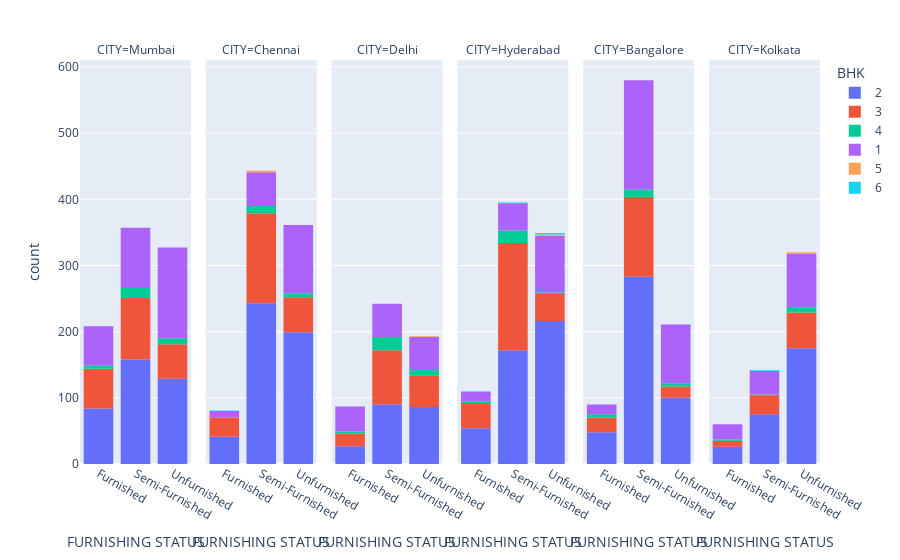

Notebook code for this chart:
### Code cell


### Figure 1 — Plotly figure (JSON) as saved in the notebook; plotly's stock layout.template omitted (floating-point values rounded to 4 significant figures; data arrays with more than 128 entries replaced by an {"elided": "..."} marker saying what was removed)
{"data": [{"alignmentgroup": "True", "bingroup": "x", "hovertemplate": "BHK=2<br>CITY=Mumbai<br>FURNISHING STATUS=%{x}<br>count=%{y}<extra></extra>", "legendgroup": "2", "marker": {"color": "#636efa", "pattern": {"shape": ""}}, "name": "2", "offsetgroup": "2", "orientation": "v", "showlegend": true, "type": "histogram", "x": {"elided": "371 str values"}, "xaxis": "x", "yaxis": "y"}, {"alignmentgroup": "True", "bingroup": "x", "hovertemplate": "BHK=2<br>CITY=Chennai<br>FURNISHING STATUS=%{x}<br>count=%{y}<extra></extra>", "legendgroup": "2", "marker": {"color": "#636efa", "pattern": {"shape": ""}}, "name": "2", "offsetgroup": "2", "orientation": "v", "showlegend": false, "type": "histogram", "x": {"elided": "483 str values"}, "xaxis": "x2", "yaxis": "y2"}, {"alignmentgroup": "True", "bingroup": "x", "hovertemplate": "BHK=2<br>CITY=Delhi<br>FURNISHING STATUS=%{x}<br>count=%{y}<extra></extra>", "legendgroup": "2", "marker": {"color": "#636efa", "pattern": {"shape": ""}}, "name": "2", "offsetgroup": "2", "orientation": "v", "showlegend": false, "type": "histogram", "x": {"elided": "203 str values"}, "xaxis": "x3", "yaxis": "y3"}, {"alignmentgroup": "True", "bingroup": "x", "hovertemplate": "BHK=2<br>CITY=Hyderabad<br>FURNISHING STATUS=%{x}<br>count=%{y}<extra></extra>", "legendgroup": "2", "marker": {"color": "#636efa", "pattern": {"shape": ""}}, "name": "2", "offsetgroup": "2", "orientation": "v", "showlegend": false, "type": "histogram", "x": {"elided": "442 str values"}, "xaxis": "x4", "yaxis": "y4"}, {"alignmentgroup": "True", "bingroup": "x", "hovertemplate": "BHK=2<br>CITY=Bangalore<br>FURNISHING STATUS=%{x}<br>count=%{y}<extra></extra>", "legendgroup": "2", "marker": {"color": "#636efa", "pattern": {"shape": ""}}, "name": "2", "offsetgroup": "2", "orientation": "v", "showlegend": false, "type": "histogram", "x": {"elided": "431 str values"}, "xaxis": "x5", "yaxis": "y5"}, {"alignmentgroup": "True", "bingroup": "x", "hovertemplate": "BHK=2<br>CITY=Kolkata<br>FURNISHING STATUS=%{x}<br>count=%{y}<extra></extra>", "legendgroup": "2", "marker": {"color": "#636efa", "pattern": {"shape": ""}}, "name": "2", "offsetgroup": "2", "orientation": "v", "showlegend": false, "type": "histogram", "x": {"elided": "276 str values"}, "xaxis": "x6", "yaxis": "y6"}, {"alignmentgroup": "True", "bingroup": "x", "hovertemplate": "BHK=3<br>CITY=Mumbai<br>FURNISHING STATUS=%{x}<br>count=%{y}<extra></extra>", "legendgroup": "3", "marker": {"color": "#EF553B", "pattern": {"shape": ""}}, "name": "3", "offsetgroup": "3", "orientation": "v", "showlegend": true, "type": "histogram", "x": {"elided": "205 str values"}, "xaxis": "x", "yaxis": "y"}, {"alignmentgroup": "True", "bingroup": "x", "hovertemplate": "BHK=3<br>CITY=Chennai<br>FURNISHING STATUS=%{x}<br>count=%{y}<extra></extra>", "legendgroup": "3", "marker": {"color": "#EF553B", "pattern": {"shape": ""}}, "name": "3", "offsetgroup": "3", "orientation": "v", "showlegend": false, "type": "histogram", "x": {"elided": "218 str values"}, "xaxis": "x2", "yaxis": "y2"}, {"alignmentgroup": "True", "bingroup": "x", "hovertemplate": "BHK=3<br>CITY=Delhi<br>FURNISHING STATUS=%{x}<br>count=%{y}<extra></extra>", "legendgroup": "3", "marker": {"color": "#EF553B", "pattern": {"shape": ""}}, "name": "3", "offsetgroup": "3", "orientation": "v", "showlegend": false, "type": "histogram", "x": {"elided": "149 str values"}, "xaxis": "x3", "yaxis": "y3"}, {"alignmentgroup": "True", "bingroup": "x", "hovertemplate": "BHK=3<br>CITY=Hyderabad<br>FURNISHING STATUS=%{x}<br>count=%{y}<extra></extra>", "legendgroup": "3", "marker": {"color": "#EF553B", "pattern": {"shape": ""}}, "name": "3", "offsetgroup": "3", "orientation": "v", "showlegend": false, "type": "histogram", "x": {"elided": "241 str values"}, "xaxis": "x4", "yaxis": "y4"}, {"alignmentgroup": "True", "bingroup": "x", "hovertemplate": "BHK=3<br>CITY=Bangalore<br>FURNISHING STATUS=%{x}<br>count=%{y}<extra></extra>", "legendgroup": "3", "marker": {"color": "#EF553B", "pattern": {"shape": ""}}, "name": "3", "offsetgroup": "3", "orientation": "v", "showlegend": false, "type": "histogram", "x": {"elided": "160 str values"}, "xaxis": "x5", "yaxis": "y5"}, {"alignmentgroup": "True", "bingroup": "x", "hovertemplate": "BHK=3<br>CITY=Kolkata<br>FURNISHING STATUS=%{x}<br>count=%{y}<extra></extra>", "legendgroup": "3", "marker": {"color": "#EF553B", "pattern": {"shape": ""}}, "name": "3", "offsetgroup": "3", "orientation": "v", "showlegend": false, "type": "histogram", "x": ["Unfurnished", "Semi-Furnished", "Unfurnished", "Furnished", "Furnished", "Unfurnished", "Unfurnished", "Semi-Furnished", "Unfurnished", "Semi-Furnished", "Semi-Furnished", "Unfurnished", "Unfurnished", "Unfurnished", "Furnished", "Unfurnished", "Unfurnished", "Unfurnished", "Unfurnished", "Semi-Furnished", "Semi-Furnished", "Unfurnished", "Unfurnished", "Semi-Furnished", "Furnished", "Semi-Furnished", "Unfurnished", "Semi-Furnished", "Unfurnished", "Unfurnished", "Unfurnished", "Semi-Furnished", "Unfurnished", "Unfurnished", "Unfurnished", "Unfurnished", "Semi-Furnished", "Unfurnished", "Semi-Furnished", "Semi-Furnished", "Semi-Furnished", "Unfurnished", "Unfurnished", "Unfurnished", "Unfurnished", "Semi-Furnished", "Unfurnished", "Unfurnished", "Unfurnished", "Unfurnished", "Semi-Furnished", "Semi-Furnished", "Unfurnished", "Unfurnished", "Semi-Furnished", "Unfurnished", "Unfurnished", "Semi-Furnished", "Unfurnished", "Semi-Furnished", "Furnished", "Unfurnished", "Unfurnished", "Semi-Furnished", "Unfurnished", "Semi-Furnished", "Unfurnished", "Semi-Furnished", "Furnished", "Unfurnished", "Unfurnished", "Unfurnished", "Semi-Furnished", "Unfurnished", "Unfurnished", "Furnished", "Unfurnished", "Semi-Furnished", "Semi-Furnished", "Unfurnished", "Unfurnished", "Semi-Furnished", "Unfurnished", "Unfurnished", "Semi-Furnished", "Unfurnished", "Unfurnished", "Furnished", "Semi-Furnished", "Unfurnished", "Unfurnished", "Furnished"], "xaxis": "x6", "yaxis": "y6"}, {"alignmentgroup": "True", "bingroup": "x", "hovertemplate": "BHK=4<br>CITY=Mumbai<br>FURNISHING STATUS=%{x}<br>count=%{y}<extra></extra>", "legendgroup": "4", "marker": {"color": "#00cc96", "pattern": {"shape": ""}}, "name": "4", "offsetgroup": "4", "orientation": "v", "showlegend": true, "type": "histogram", "x": ["Furnished", "Furnished", "Semi-Furnished", "Semi-Furnished", "Unfurnished", "Semi-Furnished", "Semi-Furnished", "Semi-Furnished", "Semi-Furnished", "Furnished", "Semi-Furnished", "Semi-Furnished", "Semi-Furnished", "Semi-Furnished", "Unfurnished", "Semi-Furnished", "Semi-Furnished", "Unfurnished", "Semi-Furnished", "Furnished", "Unfurnished", "Semi-Furnished", "Semi-Furnished", "Unfurnished", "Unfurnished", "Unfurnished", "Furnished", "Unfurnished", "Unfurnished"], "xaxis": "x", "yaxis": "y"}, {"alignmentgroup": "True", "bingroup": "x", "hovertemplate": "BHK=4<br>CITY=Chennai<br>FURNISHING STATUS=%{x}<br>count=%{y}<extra></extra>", "legendgroup": "4", "marker": {"color": "#00cc96", "pattern": {"shape": ""}}, "name": "4", "offsetgroup": "4", "orientation": "v", "showlegend": false, "type": "histogram", "x": ["Semi-Furnished", "Semi-Furnished", "Semi-Furnished", "Semi-Furnished", "Furnished", "Unfurnished", "Unfurnished", "Unfurnished", "Semi-Furnished", "Semi-Furnished", "Semi-Furnished", "Semi-Furnished", "Unfurnished", "Unfurnished", "Unfurnished", "Semi-Furnished", "Semi-Furnished", "Semi-Furnished"], "xaxis": "x2", "yaxis": "y2"}, {"alignmentgroup": "True", "bingroup": "x", "hovertemplate": "BHK=4<br>CITY=Delhi<br>FURNISHING STATUS=%{x}<br>count=%{y}<extra></extra>", "legendgroup": "4", "marker": {"color": "#00cc96", "pattern": {"shape": ""}}, "name": "4", "offsetgroup": "4", "orientation": "v", "showlegend": false, "type": "histogram", "x": ["Semi-Furnished", "Unfurnished", "Semi-Furnished", "Semi-Furnished", "Semi-Furnished", "Semi-Furnished", "Semi-Furnished", "Semi-Furnished", "Semi-Furnished", "Semi-Furnished", "Unfurnished", "Unfurnished", "Unfurnished", "Semi-Furnished", "Unfurnished", "Unfurnished", "Furnished", "Semi-Furnished", "Semi-Furnished", "Semi-Furnished", "Unfurnished", "Semi-Furnished", "Semi-Furnished", "Semi-Furnished", "Semi-Furnished", "Semi-Furnished", "Semi-Furnished", "Semi-Furnished", "Unfurnished", "Furnished", "Furnished"], "xaxis": "x3", "yaxis": "y3"}, {"alignmentgroup": "True", "bingroup": "x", "hovertemplate": "BHK=4<br>CITY=Hyderabad<br>FURNISHING STATUS=%{x}<br>count=%{y}<extra></extra>", "legendgroup": "4", "marker": {"color": "#00cc96", "pattern": {"shape": ""}}, "name": "4", "offsetgroup": "4", "orientation": "v", "showlegend": false, "type": "histogram", "x": ["Semi-Furnished", "Semi-Furnished", "Semi-Furnished", "Semi-Furnished", "Furnished", "Semi-Furnished", "Semi-Furnished", "Semi-Furnished", "Semi-Furnished", "Semi-Furnished", "Furnished", "Semi-Furnished", "Semi-Furnished", "Furnished", "Semi-Furnished", "Semi-Furnished", "Semi-Furnished", "Semi-Furnished", "Semi-Furnished", "Semi-Furnished", "Semi-Furnished", "Unfurnished", "Semi-Furnished", "Unfurnished"], "xaxis": "x4", "yaxis": "y4"}, {"alignmentgroup": "True", "bingroup": "x", "hovertemplate": "BHK=4<br>CITY=Bangalore<br>FURNISHING STATUS=%{x}<br>count=%{y}<extra></extra>", "legendgroup": "4", "marker": {"color": "#00cc96", "pattern": {"shape": ""}}, "name": "4", "offsetgroup": "4", "orientation": "v", "showlegend": false, "type": "histogram", "x": ["Furnished", "Furnished", "Unfurnished", "Semi-Furnished", "Semi-Furnished", "Semi-Furnished", "Semi-Furnished", "Semi-Furnished", "Furnished", "Semi-Furnished", "Unfurnished", "Furnished", "Semi-Furnished", "Unfurnished", "Semi-Furnished", "Semi-Furnished", "Furnished", "Unfurnished", "Unfurnished", "Semi-Furnished", "Semi-Furnished"], "xaxis": "x5", "yaxis": "y5"}, {"alignmentgroup": "True", "bingroup": "x", "hovertemplate": "BHK=4<br>CITY=Kolkata<br>FURNISHING STATUS=%{x}<br>count=%{y}<extra></extra>", "legendgroup": "4", "marker": {"color": "#00cc96", "pattern": {"shape": ""}}, "name": "4", "offsetgroup": "4", "orientation": "v", "showlegend": false, "type": "histogram", "x": ["Unfurnished", "Unfurnished", "Semi-Furnished", "Unfurnished", "Unfurnished", "Unfurnished", "Furnished", "Unfurnished", "Unfurnished", "Unfurnished", "Furnished"], "xaxis": "x6", "yaxis": "y6"}, {"alignmentgroup": "True", "bingroup": "x", "hovertemplate": "BHK=1<br>CITY=Mumbai<br>FURNISHING STATUS=%{x}<br>count=%{y}<extra></extra>", "legendgroup": "1", "marker": {"color": "#ab63fa", "pattern": {"shape": ""}}, "name": "1", "offsetgroup": "1", "orientation": "v", "showlegend": true, "type": "histogram", "x": {"elided": "287 str values"}, "xaxis": "x", "yaxis": "y"}, {"alignmentgroup": "True", "bingroup": "x", "hovertemplate": "BHK=1<br>CITY=Chennai<br>FURNISHING STATUS=%{x}<br>count=%{y}<extra></extra>", "legendgroup": "1", "marker": {"color": "#ab63fa", "pattern": {"shape": ""}}, "name": "1", "offsetgroup": "1", "orientation": "v", "showlegend": false, "type": "histogram", "x": {"elided": "163 str values"}, "xaxis": "x2", "yaxis": "y2"}, {"alignmentgroup": "True", "bingroup": "x", "hovertemplate": "BHK=1<br>CITY=Delhi<br>FURNISHING STATUS=%{x}<br>count=%{y}<extra></extra>", "legendgroup": "1", "marker": {"color": "#ab63fa", "pattern": {"shape": ""}}, "name": "1", "offsetgroup": "1", "orientation": "v", "showlegend": false, "type": "histogram", "x": {"elided": "138 str values"}, "xaxis": "x3", "yaxis": "y3"}, {"alignmentgroup": "True", "bingroup": "x", "hovertemplate": "BHK=1<br>CITY=Hyderabad<br>FURNISHING STATUS=%{x}<br>count=%{y}<extra></extra>", "legendgroup": "1", "marker": {"color": "#ab63fa", "pattern": {"shape": ""}}, "name": "1", "offsetgroup": "1", "orientation": "v", "showlegend": false, "type": "histogram", "x": {"elided": "140 str values"}, "xaxis": "x4", "yaxis": "y4"}, {"alignmentgroup": "True", "bingroup": "x", "hovertemplate": "BHK=1<br>CITY=Bangalore<br>FURNISHING STATUS=%{x}<br>count=%{y}<extra></extra>", "legendgroup": "1", "marker": {"color": "#ab63fa", "pattern": {"shape": ""}}, "name": "1", "offsetgroup": "1", "orientation": "v", "showlegend": false, "type": "histogram", "x": {"elided": "269 str values"}, "xaxis": "x5", "yaxis": "y5"}, {"alignmentgroup": "True", "bingroup": "x", "hovertemplate": "BHK=1<br>CITY=Kolkata<br>FURNISHING STATUS=%{x}<br>count=%{y}<extra></extra>", "legendgroup": "1", "marker": {"color": "#ab63fa", "pattern": {"shape": ""}}, "name": "1", "offsetgroup": "1", "orientation": "v", "showlegend": false, "type": "histogram", "x": {"elided": "140 str values"}, "xaxis": "x6", "yaxis": "y6"}, {"alignmentgroup": "True", "bingroup": "x", "hovertemplate": "BHK=5<br>CITY=Chennai<br>FURNISHING STATUS=%{x}<br>count=%{y}<extra></extra>", "legendgroup": "5", "marker": {"color": "#FFA15A", "pattern": {"shape": ""}}, "name": "5", "offsetgroup": "5", "orientation": "v", "showlegend": true, "type": "histogram", "x": ["Semi-Furnished", "Semi-Furnished"], "xaxis": "x2", "yaxis": "y2"}, {"alignmentgroup": "True", "bingroup": "x", "hovertemplate": "BHK=5<br>CITY=Delhi<br>FURNISHING STATUS=%{x}<br>count=%{y}<extra></extra>", "legendgroup": "5", "marker": {"color": "#FFA15A", "pattern": {"shape": ""}}, "name": "5", "offsetgroup": "5", "orientation": "v", "showlegend": false, "type": "histogram", "x": ["Unfurnished"], "xaxis": "x3", "yaxis": "y3"}, {"alignmentgroup": "True", "bingroup": "x", "hovertemplate": "BHK=5<br>CITY=Hyderabad<br>FURNISHING STATUS=%{x}<br>count=%{y}<extra></extra>", "legendgroup": "5", "marker": {"color": "#FFA15A", "pattern": {"shape": ""}}, "name": "5", "offsetgroup": "5", "orientation": "v", "showlegend": false, "type": "histogram", "x": ["Unfurnished", "Unfurnished"], "xaxis": "x4", "yaxis": "y4"}, {"alignmentgroup": "True", "bingroup": "x", "hovertemplate": "BHK=5<br>CITY=Kolkata<br>FURNISHING STATUS=%{x}<br>count=%{y}<extra></extra>", "legendgroup": "5", "marker": {"color": "#FFA15A", "pattern": {"shape": ""}}, "name": "5", "offsetgroup": "5", "orientation": "v", "showlegend": false, "type": "histogram", "x": ["Unfurnished", "Unfurnished"], "xaxis": "x6", "yaxis": "y6"}, {"alignmentgroup": "True", "bingroup": "x", "hovertemplate": "BHK=6<br>CITY=Chennai<br>FURNISHING STATUS=%{x}<br>count=%{y}<extra></extra>", "legendgroup": "6", "marker": {"color": "#19d3f3", "pattern": {"shape": ""}}, "name": "6", "offsetgroup": "6", "orientation": "v", "showlegend": true, "type": "histogram", "x": ["Furnished"], "xaxis": "x2", "yaxis": "y2"}, {"alignmentgroup": "True", "bingroup": "x", "hovertemplate": "BHK=6<br>CITY=Hyderabad<br>FURNISHING STATUS=%{x}<br>count=%{y}<extra></extra>", "legendgroup": "6", "marker": {"color": "#19d3f3", "pattern": {"shape": ""}}, "name": "6", "offsetgroup": "6", "orientation": "v", "showlegend": false, "type": "histogram", "x": ["Semi-Furnished", "Furnished", "Unfurnished", "Semi-Furnished", "Unfurnished"], "xaxis": "x4", "yaxis": "y4"}, {"alignmentgroup": "True", "bingroup": "x", "hovertemplate": "BHK=6<br>CITY=Kolkata<br>FURNISHING STATUS=%{x}<br>count=%{y}<extra></extra>", "legendgroup": "6", "marker": {"color": "#19d3f3", "pattern": {"shape": ""}}, "name": "6", "offsetgroup": "6", "orientation": "v", "showlegend": false, "type": "histogram", "x": ["Semi-Furnished"], "xaxis": "x6", "yaxis": "y6"}], "layout": {"annotations": [{"font": {}, "showarrow": false, "text": "CITY=Mumbai", "x": 0.075, "xanchor": "center", "xref": "paper", "y": 1, "yanchor": "bottom", "yref": "paper"}, {"font": {}, "showarrow": false, "text": "CITY=Chennai", "x": 0.245, "xanchor": "center", "xref": "paper", "y": 1, "yanchor": "bottom", "yref": "paper"}, {"font": {}, "showarrow": false, "text": "CITY=Delhi", "x": 0.415, "xanchor": "center", "xref": "paper", "y": 1, "yanchor": "bottom", "yref": "paper"}, {"font": {}, "showarrow": false, "text": "CITY=Hyderabad", "x": 0.585, "xanchor": "center", "xref": "paper", "y": 1, "yanchor": "bottom", "yref": "paper"}, {"font": {}, "showarrow": false, "text": "CITY=Bangalore", "x": 0.755, "xanchor": "center", "xref": "paper", "y": 1, "yanchor": "bottom", "yref": "paper"}, {"font": {}, "showarrow": false, "text": "CITY=Kolkata", "x": 0.925, "xanchor": "center", "xref": "paper", "y": 1, "yanchor": "bottom", "yref": "paper"}], "barmode": "relative", "legend": {"title": {"text": "BHK"}, "tracegroupgap": 0}, "margin": {"t": 60}, "xaxis": {"anchor": "y", "domain": [0, 0.15], "title": {"text": "FURNISHING STATUS"}}, "xaxis2": {"anchor": "y2", "domain": [0.17, 0.32], "matches": "x", "title": {"text": "FURNISHING STATUS"}}, "xaxis3": {"anchor": "y3", "domain": [0.34, 0.49], "matches": "x", "title": {"text": "FURNISHING STATUS"}}, "xaxis4": {"anchor": "y4", "domain": [0.51, 0.66], "matches": "x", "title": {"text": "FURNISHING STATUS"}}, "xaxis5": {"anchor": "y5", "domain": [0.68, 0.83], "matches": "x", "title": {"text": "FURNISHING STATUS"}}, "xaxis6": {"anchor": "y6", "domain": [0.85, 1], "matches": "x", "title": {"text": "FURNISHING STATUS"}}, "yaxis": {"anchor": "x", "domain": [0, 1], "title": {"text": "count"}}, "yaxis2": {"anchor": "x2", "domain": [0, 1], "matches": "y", "showticklabels": false}, "yaxis3": {"anchor": "x3", "domain": [0, 1], "matches": "y", "showticklabels": false}, "yaxis4": {"anchor": "x4", "domain": [0, 1], "matches": "y", "showticklabels": false}, "yaxis5": {"anchor": "x5", "domain": [0, 1], "matches": "y", "showticklabels": false}, "yaxis6": {"anchor": "x6", "domain": [0, 1], "matches": "y", "showticklabels": false}}}
